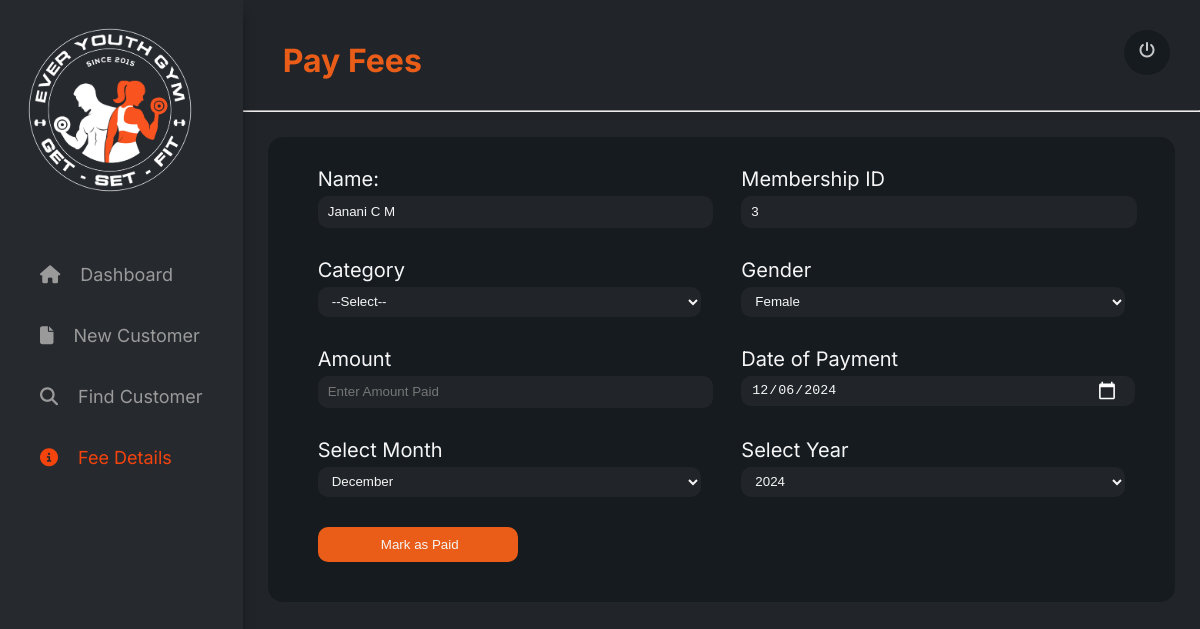
Page /pay_fees/44/ (signed in) on the committed database.
### gym/models.py (models this page shows, shortened)
class Customer(models.Model):
    GENDER_CHOICES = [
        ('M', 'Male'),
        ('F', 'Female'),
    ]
    BLOOD_GROUP_CHOICES = [
        ('O+', 'O+'),
        ('O-', 'O-'),
        ('A+', 'A+'),
        ('A-', 'A-'),
        ('B+', 'B+'),
        ('B-', 'B-'),
        ('AB+', 'AB+'),
        ('AB-', 'AB-'),
        ('A1+', 'A1+'),
        ('A1-', 'A1-'),
        ('A2+', 'A2+'),
        ('A2-', 'A2-'),
        ('A1B+', 'A1B+'),
        ('A1B-', 'A1B-'),
        ('A2B+', 'A2B+'),
        ('A2B-', 'A2B-'),
        ('BOMBAY', 'BOMBAY'),
    ]
    unique_id = models.AutoField(primary_key=True)
    name = models.CharField(max_length=255,blank=False)
    phone_no = models.CharField(max_length=10, blank=True)
    email = models.EmailField(null=True, blank=True)
    gender = models.CharField(max_length=1, choices=GENDER_CHOICES,blank=False)
    height = models.FloatField(help_text='Height in centimeters', null=True, blank=True)
    weight = models.FloatField(help_text='Weight in kilograms', null=True, blank=True)
    blood_group = models.CharField(max_length=6, choices=BLOOD_GROUP_CHOICES,blank=False)
    bmi = models.FloatField(editable=False, null=True, blank=True)
    admission_number = models.PositiveIntegerField(editable=False, default=0)
    date_of_admission = models.DateField(default=timezone.now)
    date_of_birth = models.DateField(null=True, blank=True)
    class Meta:
        unique_together = ('name', 'phone_no')

### gym/views.py (the view, shortened to what this page needs)
# urls.py: path('pay_fees/<int:customer_id>/',pay_fees, name = "pay_fees"),
@login_required
def pay_fees(request, customer_id):
    customer = get_object_or_404(Customer, pk=customer_id)
    categories = CategoryTable.objects.values('id', 'name').distinct()
    current_year = timezone.now().year
    years = list(range(current_year, current_year + 2))  # e.g., last 1 year and next year
    context = {
        'customer': customer,
        'years': years,  # Pass the list of years to the template
        'categories':categories
    }
    return render(request, 'gym/pay_fees.html', context)

### gym/templates/gym/pay_fees.html (shortened to what this page needs)
{% load static %}
<!DOCTYPE html>
<html lang="en">
<head>
    <link rel="stylesheet" href="{% static  'gym/payFees.css' %}">
</head>
<body>
    <div class="container">
        <div class="navbar">
            <div class="logo">
                <img src="{% static 'gym/assets/images/Logo.png' %}" alt="Logo">
            </div>
            <nav>
                <a href="{% url 'dashboard' %}"><li><i class="fa-solid fa-house" style="color: #9a9a9a;"></i>Dashboard</li></a>
                <a href="/add"><li><i class="fa-solid fa-file"></i>New Customer</li></a>
                <a href="{% url 'dedicated' %}"><li><i class="fa-solid fa-search" style="color: #9a9a9a;"></i>Find Customer</li></a>
                <a href="{% url 'feeDetails' %}" style="color:#f4440e;"><li><i class="fa-solid fa-circle-info" style="color: #f4440e;"></i>Fee Details</li></a>
            </nav>
        </div>
        <div class="content">
            <div class="header">
                <h1>Pay Fees</h1>
                <div class="userIcon">
                    <a href="login.html" onclick="alert('Logged out successfully')"><i class="fa-solid fa-power-off" style="color: #c7c7c7;"></i></a>
                </div>
            </div>
            <hr style="color:#9A9A9A">
            <div class="formContainer">
                <form method="POST">
                    <div class="formBody">
                        <div class="row1">
                            <div class="formGroup">
                                <label for="name">Name:</label>
                                <input type="text" name="name" id="name" value="{{customer.name}}" readonly required>
                            </div>
                            <div class="formGroup">
                                <label for="memId">Membership ID</label>
                                <input type="text" name="memId" id="memId" value="{{customer.admission_number}}" readonly required>
                            </div>
                        </div>
                        <div class="row2">
                            <div class="formGroup">
                                <label for="category">Category</label>
                                <select name="category" id="category" required>
                                    <option value="">--Select--</option>
                                </select>
                            </div>
                            <div class="formGroup">
                                <label for="gender">Gender</label>
                                <select name="gender" id="gender" readonly>
                                    <option value="{{customer.gender}}">{% if customer.gender == 'M' %}Male{% else %}Female{% endif %}</option>
                                </select>
                            </div>
                        </div>
                        <div class="row3">
                            <div class="formGroup">
                                <label for="amount">Amount</label>
                                <input type="number" name="amount" id="amount" placeholder="Enter Amount Paid" required>
                            </div>
                            <div class="formGroup">
                                <label for="dop">Date of Payment</label>
                                <input type="date" name="dop" id="dop" required>
                            </div>
                        </div>
                        <div class="row4">
                            <div class="formGroup">
                                <label for="month">Select Month</label>
                                <select name="month" id="month" required>
                                    <option value="December">December</option>
                                </select>
                            </div>
                            <div class="formGroup">
                                <label for="year">Select Year</label>
                                <select name="year" id="year" required>
                                    {% for year in years %}
                                        <option value="{{ year }}">{{ year }}</option>
                                    {% endfor %}
                                </select>
                            </div>
                        </div>
                    </div>
                    <div class="formGroup">
                        <input type="submit" class="submitForm" value="Mark as Paid">
                    </div>
                </form>
            </div>
        </div>
    </div>
</body>
</html>

### gym/static/gym/payFees.css (style rules this page uses)
body { margin:0; padding:0; height:100%; font-family: "Inter", sans-serif; }
.container { background-color:#26292E; display:flex; height:100%; min-height: 100vh; }
.navbar { width:18%; background-color:#26292E; box-shadow: 0 15px 10px rgba(0, 0, 0, 0.35); position: relative; z-index: 1; padding:20px; }
.navbar nav { display: block; margin-top:40px; }
.navbar nav li { list-style-type: none; padding:10px; font-size: 18px; }
.navbar nav a { color:#9A9A9A; text-decoration:none; }
.navbar nav li { padding:20px; }
.navbar nav li i { margin-right:20px; }
.logo img { width:180px; height:auto; }
.content { width:85%; background-color:#212529; }
.header { display:flex; justify-content: space-between; padding:20px 30px 0px 40px; }
.header h1 { color:#E95D18; }
.userIcon { margin-top:10px; height:25px; border-radius:50%; padding:10px 15px; background-color:#161b20; }
.formContainer { background-color:#161b20; color:whitesmoke; border-radius:15px; padding:30px; padding-top:10px; margin:25px; }
form label { font-size:20px; color: whitesmoke; margin-bottom:5px; }
form input, form select, form option { background-color: #212529; width: 100%; max-width: 500px; height: 30px; border-radius: 10px; color: whitesmoke; border: none; padding-left: 10px; margin-bottom: 10px; }
.row1,.row2,.row3,.row4 { display:flex; flex-wrap: wrap; }
.formGroup { display:flex; flex-direction: column; margin:20px; margin-bottom:0px; flex: 1; min-width: 200px; }
.submitForm { width:200px; background-color:#E95D18; border-radius:10px; height:35px; cursor:pointer; }

### rows in the picture
Customer: name "Janani C M", memId "3", gender "Female"

### other values in the picture
form field year "2024"
